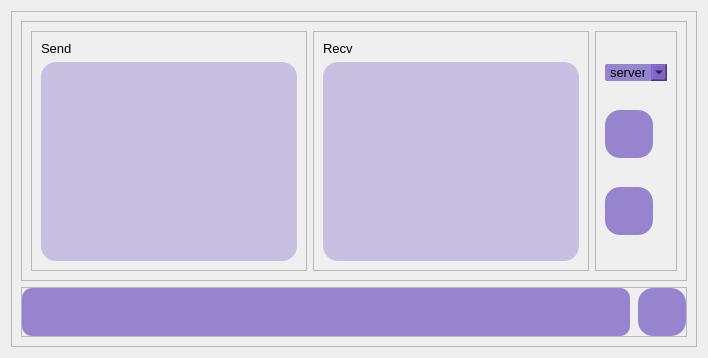
            <widget class="QWidget" name="chat_t">
             <layout class="QHBoxLayout" name="horizontalLayout_16">
              <item>
               <widget class="QFrame" name="chat_t_frame">
                <property name="frameShape">
                 <enum>QFrame::StyledPanel</enum>
                </property>
                <property name="frameShadow">
                 <enum>QFrame::Raised</enum>
                </property>
                <layout class="QVBoxLayout" name="verticalLayout_11">
                 <item>
                  <widget class="QFrame" name="text_frame">
                   <property name="frameShape">
                    <enum>QFrame::StyledPanel</enum>
                   </property>
                   <property name="frameShadow">
                    <enum>QFrame::Raised</enum>
                   </property>
                   <layout class="QHBoxLayout" name="horizontalLayout_18">
                    <item>
                     <widget class="QFrame" name="send_frame">
                      <property name="minimumSize">
                       <size>
                        <width>180</width>
                        <height>240</height>
                       </size>
                      </property>
                      <property name="frameShape">
                       <enum>QFrame::StyledPanel</enum>
                      </property>
                      <property name="frameShadow">
                       <enum>QFrame::Raised</enum>
                      </property>
                      <layout class="QVBoxLayout" name="verticalLayout_13">
                       <item>
                        <widget class="QLabel" name="label_16">
                         <property name="font">
                          <font>
                           <family>SansSerif</family>
                           <pointsize>10</pointsize>
                          </font>
                         </property>
                         <property name="text">
                          <string>Send</string>
                         </property>
                        </widget>
                       </item>
                       <item>
                        <widget class="QTextBrowser" name="send_textBrowser">
                         <property name="styleSheet">
                          <string notr="true">background-color:rgba(115, 89, 195, 80);
border-radius:15;</string>
                         </property>
                        </widget>
                       </item>
                      </layout>
                     </widget>
                    </item>
                    <item>
                     <widget class="QFrame" name="recv_frame">
                      <property name="minimumSize">
                       <size>
                        <width>180</width>
                        <height>240</height>
                       </size>
                      </property>
                      <property name="frameShape">
                       <enum>QFrame::StyledPanel</enum>
                      </property>
                      <property name="frameShadow">
                       <enum>QFrame::Raised</enum>
                      </property>
                      <layout class="QVBoxLayout" name="verticalLayout_14">
                       <item>
                        <widget class="QLabel" name="label_17">
                         <property name="font">
                          <font>
                           <family>SansSerif</family>
                           <pointsize>10</pointsize>
                          </font>
                         </property>
                         <property name="text">
                          <string>Recv</string>
                         </property>
                        </widget>
                       </item>
                       <item>
                        <widget class="QTextBrowser" name="recv_textBrowser">
                         <property name="styleSheet">
                          <string notr="true">background-color:rgba(115, 89, 195, 80);
border-radius:15;</string>
                         </property>
                        </widget>
                       </item>
                      </layout>
                     </widget>
                    </item>
                    <item>
                     <widget class="QFrame" name="cs_frame">
                      <property name="minimumSize">
                       <size>
                        <width>82</width>
                        <height>240</height>
                       </size>
                      </property>
                      <property name="maximumSize">
                       <size>
                        <width>90</width>
                        <height>16777215</height>
                       </size>
                      </property>
                      <property name="frameShape">
                       <enum>QFrame::StyledPanel</enum>
                      </property>
                      <property name="frameShadow">
                       <enum>QFrame::Raised</enum>
                      </property>
                      <layout class="QVBoxLayout" name="verticalLayout_12">
                       <item>
                        <widget class="QComboBox" name="comboBox">
                         <property name="minimumSize">
                          <size>
                           <width>60</width>
                           <height>0</height>
                          </size>
                         </property>
                         <property name="font">
                          <font>
                           <family>SansSerif</family>
                           <pointsize>10</pointsize>
                          </font>
                         </property>
                         <property name="styleSheet">
                          <string notr="true">background-color:rgba(115, 89, 195, 181);
border-radius:2;</string>
                         </property>
                         <item>
                          <property name="text">
                           <string>server</string>
                          </property>
                         </item>
                         <item>
                          <property name="text">
                           <string>client</string>
                          </property>
                         </item>
                        </widget>
                       </item>
                       <item>
                        <widget class="QPushButton" name="cn_chat_btn">
                         <property name="minimumSize">
                          <size>
                           <width>48</width>
                           <height>48</height>
                          </size>
                         </property>
                         <property name="maximumSize">
                          <size>
                           <width>48</width>
                           <height>48</height>
                          </size>
                         </property>
                         <property name="styleSheet">
                          <string notr="true">QPushButton{
border-radius:15;
background-color:rgba(115, 89, 195, 181)
}
QPushButton:hover{
background-color:rgba(115, 89, 195, 120)
}</string>
                         </property>
                         <property name="text">
                          <string/>
                         </property>
                         <property name="icon">
                          <iconset resource="asserts/icon/icon.qrc">
                           <normaloff>:/icon/connect.svg</normaloff>:/icon/connect.svg</iconset>
                         </property>
                         <property name="iconSize">
                          <size>
                           <width>32</width>
                           <height>32</height>
                          </size>
                         </property>
                        </widget>
                       </item>
                       <item>
                        <widget class="QPushButton" name="st_chat_btn">
                         <property name="minimumSize">
                          <size>
                           <width>48</width>
                           <height>48</height>
                          </size>
                         </property>
                         <property name="maximumSize">
                          <size>
                           <width>48</width>
                           <height>48</height>
                          </size>
                         </property>
                         <property name="styleSheet">
                          <string notr="true">QPushButton{
border-radius:15;
background-color:rgba(115, 89, 195, 181)
}
QPushButton:hover{
background-color:rgba(115, 89, 195, 120)
}</string>
                         </property>
                         <property name="text">
                          <string/>
                         </property>
                         <property name="icon">
                          <iconset resource="asserts/icon/icon.qrc">
                           <normaloff>:/icon/s_connect.svg</normaloff>:/icon/s_connect.svg</iconset>
                         </property>
                         <property name="iconSize">
                          <size>
                           <width>32</width>
                           <height>32</height>
                          </size>
                         </property>
                        </widget>
                       </item>
                      </layout>
                     </widget>
                    </item>
                   </layout>
                  </widget>
                 </item>
                 <item>
                  <widget class="QFrame" name="send_text_frame">
                   <property name="minimumSize">
                    <size>
                     <width>300</width>
                     <height>48</height>
                    </size>
                   </property>
                   <property name="maximumSize">
                    <size>
                     <width>16777215</width>
                     <height>50</height>
                    </size>
                   </property>
                   <property name="frameShape">
                    <enum>QFrame::StyledPanel</enum>
                   </property>
                   <property name="frameShadow">
                    <enum>QFrame::Raised</enum>
                   </property>
                   <layout class="QHBoxLayout" name="horizontalLayout_17">
                    <property name="spacing">
                     <number>8</number>
                    </property>
                    <property name="leftMargin">
                     <number>0</number>
                    </property>
                    <property name="topMargin">
                     <number>0</number>
                    </property>
                    <property name="rightMargin">
                     <number>0</number>
                    </property>
                    <property name="bottomMargin">
                     <number>0</number>
                    </property>
                    <item>
                     <widget class="QPlainTextEdit" name="input_plainTextEdit">
                      <property name="minimumSize">
                       <size>
                        <width>200</width>
                        <height>48</height>
                       </size>
                      </property>
                      <property name="maximumSize">
                       <size>
                        <width>16777215</width>
                        <height>48</height>
                       </size>
                      </property>
                      <property name="styleSheet">
                       <string notr="true">border-radius:10;
background-color:rgba(115, 89, 195, 181)</string>
                      </property>
                     </widget>
                    </item>
                    <item>
                     <widget class="QPushButton" name="sd_chat_btn">
                      <property name="minimumSize">
                       <size>
                        <width>48</width>
                        <height>48</height>
                       </size>
                      </property>
                      <property name="maximumSize">
                       <size>
                        <width>48</width>
                        <height>48</height>
                       </size>
                      </property>
                      <property name="styleSheet">
                       <string notr="true">QPushButton{
border-radius:15;
background-color:rgba(115, 89, 195, 181)
}
QPushButton:hover{
background-color:rgba(115, 89, 195, 120)
}</string>
                      </property>
                      <property name="text">
                       <string/>
                      </property>
                      <property name="icon">
                       <iconset resource="asserts/icon/icon.qrc">
                        <normaloff>:/icon/send.svg</normaloff>:/icon/send.svg</iconset>
                      </property>
                      <property name="iconSize">
                       <size>
                        <width>32</width>
                        <height>32</height>
                       </size>
                      </property>
                     </widget>
                    </item>
                   </layout>
                  </widget>
                 </item>
                </layout>
               </widget>
              </item>
             </layout>
            </widget>
